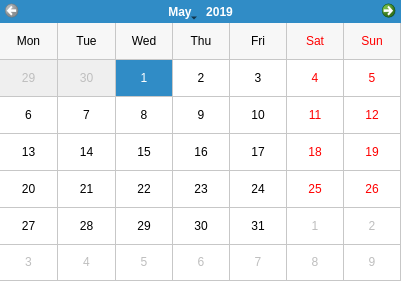
<?xml version="1.0" encoding="UTF-8"?>
<ui version="4.0">
 <class>Form</class>
 <widget class="QWidget" name="Form">
  <property name="geometry">
   <rect>
    <x>0</x>
    <y>0</y>
    <width>401</width>
    <height>281</height>
   </rect>
  </property>
  <property name="windowTitle">
   <string>Form</string>
  </property>
  <widget class="QCalendarWidget" name="calendarWidget">
   <property name="geometry">
    <rect>
     <x>0</x>
     <y>0</y>
     <width>401</width>
     <height>281</height>
    </rect>
   </property>
   <property name="selectedDate">
    <date>
     <year>2019</year>
     <month>5</month>
     <day>1</day>
    </date>
   </property>
   <property name="minimumDate">
    <date>
     <year>2019</year>
     <month>5</month>
     <day>1</day>
    </date>
   </property>
   <property name="maximumDate">
    <date>
     <year>2019</year>
     <month>7</month>
     <day>17</day>
    </date>
   </property>
   <property name="firstDayOfWeek">
    <enum>Qt::Monday</enum>
   </property>
   <property name="gridVisible">
    <bool>true</bool>
   </property>
   <property name="horizontalHeaderFormat">
    <enum>QCalendarWidget::ShortDayNames</enum>
   </property>
   <property name="verticalHeaderFormat">
    <enum>QCalendarWidget::NoVerticalHeader</enum>
   </property>
   <property name="navigationBarVisible">
    <bool>true</bool>
   </property>
  </widget>
 </widget>
 <resources/>
 <connections/>
</ui>
